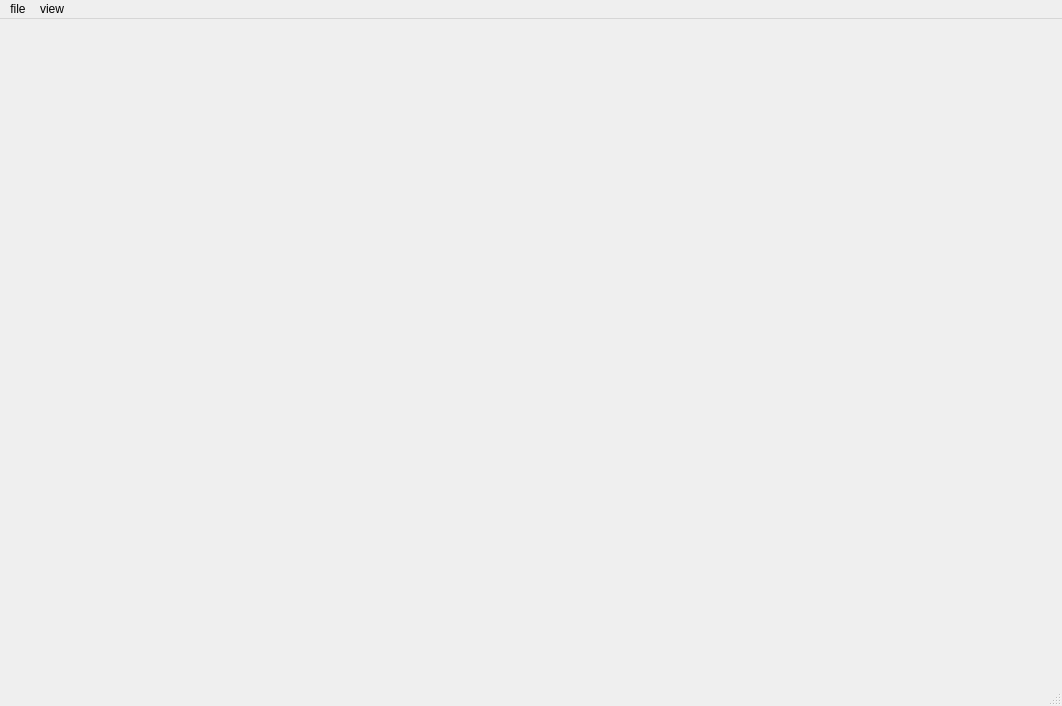
<?xml version="1.0" encoding="UTF-8"?>
<ui version="4.0">
 <class>NavPlot</class>
 <widget class="QMainWindow" name="NavPlot">
  <property name="geometry">
   <rect>
    <x>0</x>
    <y>0</y>
    <width>1062</width>
    <height>706</height>
   </rect>
  </property>
  <property name="windowTitle">
   <string>MainWindow</string>
  </property>
  <widget class="QWidget" name="centralwidget">
   <layout class="QGridLayout" name="gridLayout">
    <item row="0" column="0">
     <widget class="QwtPlot" name="qwtPlot">
      <property name="font">
       <font>
        <family>Serif</family>
       </font>
      </property>
      <property name="autoFillBackground">
       <bool>true</bool>
      </property>
      <property name="frameShape">
       <enum>QFrame::NoFrame</enum>
      </property>
      <property name="frameShadow">
       <enum>QFrame::Plain</enum>
      </property>
      <property name="lineWidth">
       <number>3</number>
      </property>
      <property name="midLineWidth">
       <number>2</number>
      </property>
      <property name="canvasBackground">
       <brush brushstyle="SolidPattern">
        <color alpha="255">
         <red>255</red>
         <green>255</green>
         <blue>255</blue>
        </color>
       </brush>
      </property>
      <property name="autoReplot">
       <bool>true</bool>
      </property>
     </widget>
    </item>
   </layout>
  </widget>
  <widget class="QMenuBar" name="menubar">
   <property name="geometry">
    <rect>
     <x>0</x>
     <y>0</y>
     <width>1062</width>
     <height>19</height>
    </rect>
   </property>
   <widget class="QMenu" name="menuFile">
    <property name="title">
     <string>file</string>
    </property>
    <addaction name="actionOpen"/>
    <addaction name="actionSave"/>
    <addaction name="actionExit"/>
    <addaction name="separator"/>
   </widget>
   <widget class="QMenu" name="menuView">
    <property name="title">
     <string>view</string>
    </property>
    <addaction name="actionTrack"/>
    <addaction name="actionAcceBias"/>
    <addaction name="actionGyroBias"/>
    <addaction name="actionAcce_Scale_Factor"/>
    <addaction name="actionGyro_Scale_Factor"/>
   </widget>
   <addaction name="menuFile"/>
   <addaction name="menuView"/>
  </widget>
  <widget class="QStatusBar" name="statusBar"/>
  <action name="actionSave">
   <property name="text">
    <string>save</string>
   </property>
  </action>
  <action name="actionExit">
   <property name="text">
    <string>exit</string>
   </property>
  </action>
  <action name="actionTrack">
   <property name="text">
    <string>track</string>
   </property>
  </action>
  <action name="actionAcceBias">
   <property name="text">
    <string>Acce Bias</string>
   </property>
  </action>
  <action name="actionGyroBias">
   <property name="text">
    <string>Gyro Bias</string>
   </property>
  </action>
  <action name="actionAcce_Scale_Factor">
   <property name="text">
    <string>Acce Scale Factor</string>
   </property>
  </action>
  <action name="actionGyro_Scale_Factor">
   <property name="text">
    <string>Gyro Scale Factor</string>
   </property>
  </action>
  <action name="actionOpen">
   <property name="text">
    <string>open</string>
   </property>
  </action>
 </widget>
 <customwidgets>
  <customwidget>
   <class>QwtPlot</class>
   <extends>QFrame</extends>
   <header>qwt_plot.h</header>
  </customwidget>
 </customwidgets>
 <resources/>
 <connections/>
</ui>
